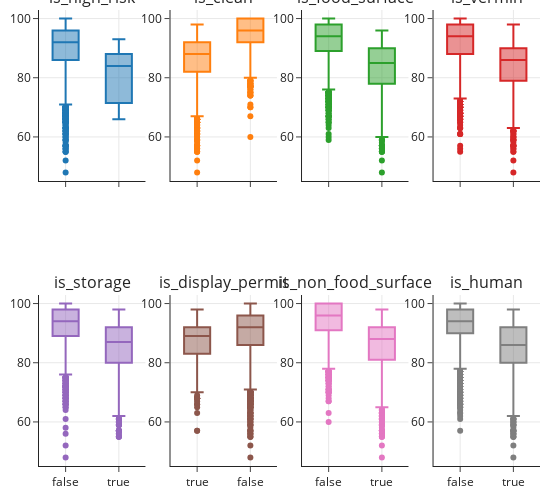

This figure's notebook cell:
### Markdown cell above
Now, we make our plot:

### Code cell
fig = make_subplots(rows=2, cols=4,
                    shared_xaxes=True,
                    subplot_titles=feature_names)

fig.add_trace(
    go.Box(x=ins_and_vios[feature_names[0]], y=ins_and_vios['score']), 
    row=1, col=1)
    
fig.add_trace(
    go.Box(x=ins_and_vios[feature_names[1]], y=ins_and_vios['score']), 
    row=1, col=2)

fig.add_trace(
    go.Box(x=ins_and_vios[feature_names[2]], y=ins_and_vios['score']), 
    row=1, col=3)
    
fig.add_trace(
    go.Box(x=ins_and_vios[feature_names[3]], y=ins_and_vios['score']), 
    row=1, col=4)

fig.add_trace(
    go.Box(x=ins_and_vios[feature_names[4]], y=ins_and_vios['score']), 
    row=2, col=1)
    
fig.add_trace(
    go.Box(x=ins_and_vios[feature_names[5]], y=ins_and_vios['score']), 
    row=2, col=2)

fig.add_trace(
    go.Box(x=ins_and_vios[feature_names[6]], y=ins_and_vios['score']), 
    row=2, col=3)
    
fig.add_trace(
    go.Box(x=ins_and_vios[feature_names[7]], y=ins_and_vios['score']), 
    row=2, col=4)

fig.update_layout(height=500, width=550, showlegend=False)

fig.show()

### Figure 1 — Plotly figure (JSON) as saved in the notebook; plotly's stock layout.template omitted (floating-point values rounded to 4 significant figures; data arrays with more than 128 entries replaced by an {"elided": "..."} marker saying what was removed)
{"data": [{"type": "box", "x": {"elided": "5443 bool values"}, "xaxis": "x", "y": {"elided": "5443 int values"}, "yaxis": "y"}, {"type": "box", "x": {"elided": "5443 bool values"}, "xaxis": "x2", "y": {"elided": "5443 int values"}, "yaxis": "y2"}, {"type": "box", "x": {"elided": "5443 bool values"}, "xaxis": "x3", "y": {"elided": "5443 int values"}, "yaxis": "y3"}, {"type": "box", "x": {"elided": "5443 bool values"}, "xaxis": "x4", "y": {"elided": "5443 int values"}, "yaxis": "y4"}, {"type": "box", "x": {"elided": "5443 bool values"}, "xaxis": "x5", "y": {"elided": "5443 int values"}, "yaxis": "y5"}, {"type": "box", "x": {"elided": "5443 bool values"}, "xaxis": "x6", "y": {"elided": "5443 int values"}, "yaxis": "y6"}, {"type": "box", "x": {"elided": "5443 bool values"}, "xaxis": "x7", "y": {"elided": "5443 int values"}, "yaxis": "y7"}, {"type": "box", "x": {"elided": "5443 bool values"}, "xaxis": "x8", "y": {"elided": "5443 int values"}, "yaxis": "y8"}], "layout": {"annotations": [{"font": {"size": 16}, "showarrow": false, "text": "is_high_risk", "x": 0.1062, "xanchor": "center", "xref": "paper", "y": 1, "yanchor": "bottom", "yref": "paper"}, {"font": {"size": 16}, "showarrow": false, "text": "is_clean", "x": 0.3688, "xanchor": "center", "xref": "paper", "y": 1, "yanchor": "bottom", "yref": "paper"}, {"font": {"size": 16}, "showarrow": false, "text": "is_food_surface", "x": 0.6313, "xanchor": "center", "xref": "paper", "y": 1, "yanchor": "bottom", "yref": "paper"}, {"font": {"size": 16}, "showarrow": false, "text": "is_vermin", "x": 0.8938, "xanchor": "center", "xref": "paper", "y": 1, "yanchor": "bottom", "yref": "paper"}, {"font": {"size": 16}, "showarrow": false, "text": "is_storage", "x": 0.1062, "xanchor": "center", "xref": "paper", "y": 0.375, "yanchor": "bottom", "yref": "paper"}, {"font": {"size": 16}, "showarrow": false, "text": "is_display_permit", "x": 0.3688, "xanchor": "center", "xref": "paper", "y": 0.375, "yanchor": "bottom", "yref": "paper"}, {"font": {"size": 16}, "showarrow": false, "text": "is_non_food_surface", "x": 0.6313, "xanchor": "center", "xref": "paper", "y": 0.375, "yanchor": "bottom", "yref": "paper"}, {"font": {"size": 16}, "showarrow": false, "text": "is_human", "x": 0.8938, "xanchor": "center", "xref": "paper", "y": 0.375, "yanchor": "bottom", "yref": "paper"}], "height": 500, "showlegend": false, "width": 550, "xaxis": {"anchor": "y", "autorange": true, "domain": [0, 0.2125], "matches": "x5", "range": [-0.5, 1.5], "showticklabels": false, "type": "category"}, "xaxis2": {"anchor": "y2", "autorange": true, "domain": [0.2625, 0.475], "matches": "x6", "range": [-0.5, 1.5], "showticklabels": false, "type": "category"}, "xaxis3": {"anchor": "y3", "autorange": true, "domain": [0.525, 0.7375], "matches": "x7", "range": [-0.5, 1.5], "showticklabels": false, "type": "category"}, "xaxis4": {"anchor": "y4", "autorange": true, "domain": [0.7875, 1], "matches": "x8", "range": [-0.5, 1.5], "showticklabels": false, "type": "category"}, "xaxis5": {"anchor": "y5", "autorange": true, "domain": [0, 0.2125], "range": [-0.5, 1.5], "type": "category"}, "xaxis6": {"anchor": "y6", "autorange": true, "domain": [0.2625, 0.475], "range": [-0.5, 1.5], "type": "category"}, "xaxis7": {"anchor": "y7", "autorange": true, "domain": [0.525, 0.7375], "range": [-0.5, 1.5], "type": "category"}, "xaxis8": {"anchor": "y8", "autorange": true, "domain": [0.7875, 1], "range": [-0.5, 1.5], "type": "category"}, "yaxis": {"anchor": "x", "autorange": true, "domain": [0.625, 1], "range": [45.11, 102.9], "type": "linear"}, "yaxis2": {"anchor": "x2", "autorange": true, "domain": [0.625, 1], "range": [45.11, 102.9], "type": "linear"}, "yaxis3": {"anchor": "x3", "autorange": true, "domain": [0.625, 1], "range": [45.11, 102.9], "type": "linear"}, "yaxis4": {"anchor": "x4", "autorange": true, "domain": [0.625, 1], "range": [45.11, 102.9], "type": "linear"}, "yaxis5": {"anchor": "x5", "autorange": true, "domain": [0, 0.375], "range": [45.11, 102.9], "type": "linear"}, "yaxis6": {"anchor": "x6", "autorange": true, "domain": [0, 0.375], "range": [45.11, 102.9], "type": "linear"}, "yaxis7": {"anchor": "x7", "autorange": true, "domain": [0, 0.375], "range": [45.11, 102.9], "type": "linear"}, "yaxis8": {"anchor": "x8", "autorange": true, "domain": [0, 0.375], "range": [45.11, 102.9], "type": "linear"}}}
